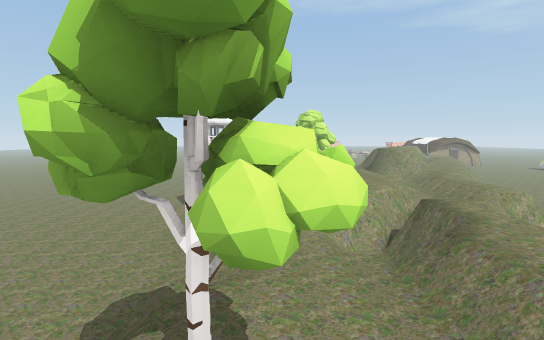
View 1 (above)

13 first-person views from a walk through a scene from a Unity 3-D project. The camera is 1.4 m above the floor, tilts 6° down and sees 85° across. The floor is counted in squares, 2 m on a side. Each view is taken from the middle of a square. On the plan, view 1 faces up. The plan holds only what a view shows up to about 10 squares ahead; the rest is blank. The place goes on beyond the plan.

View 2
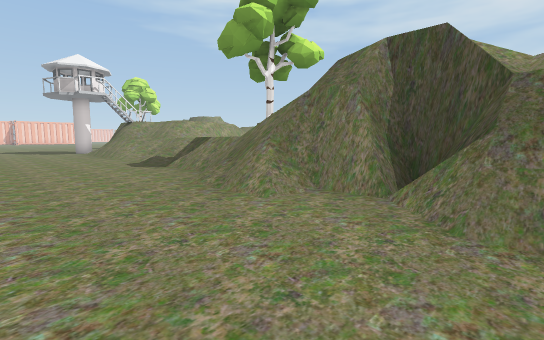

View 3
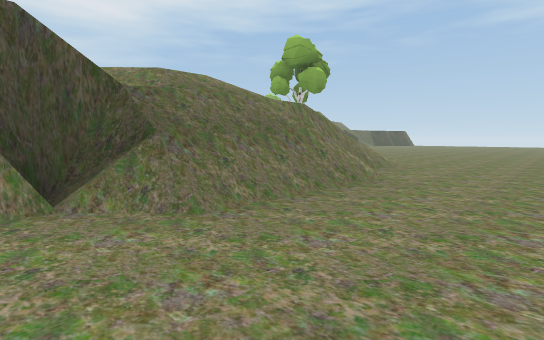

View 4
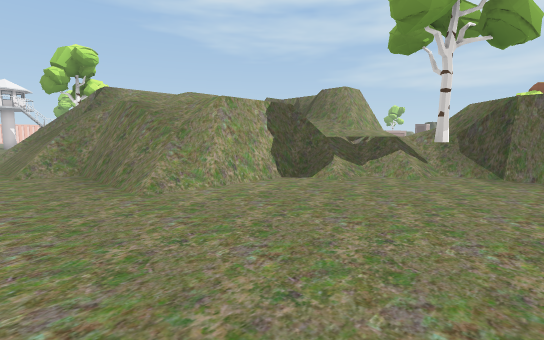

View 5
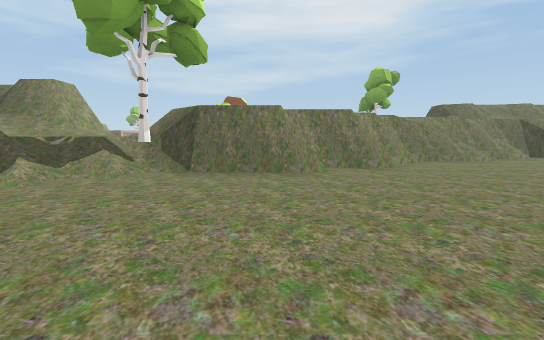

View 6
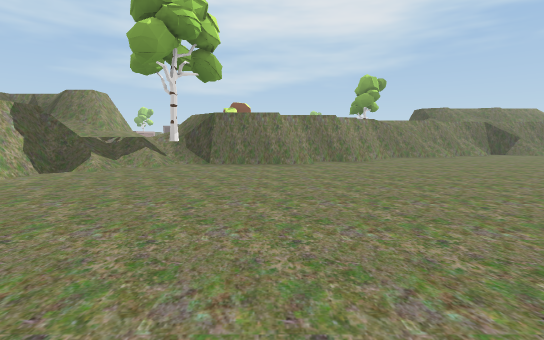

View 7
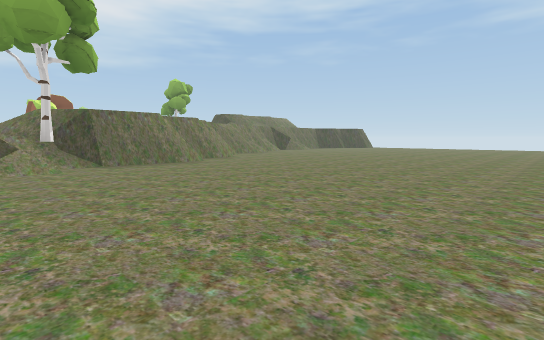

View 8
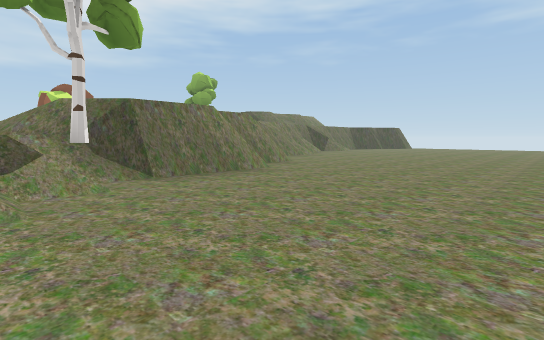

View 9
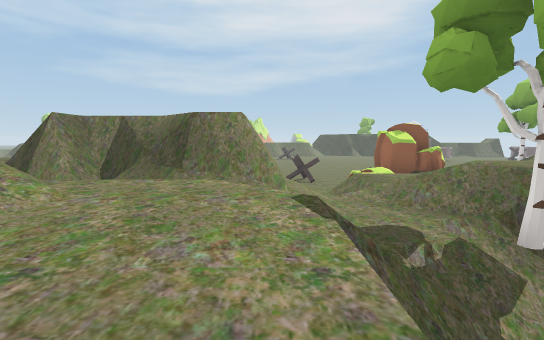

View 10
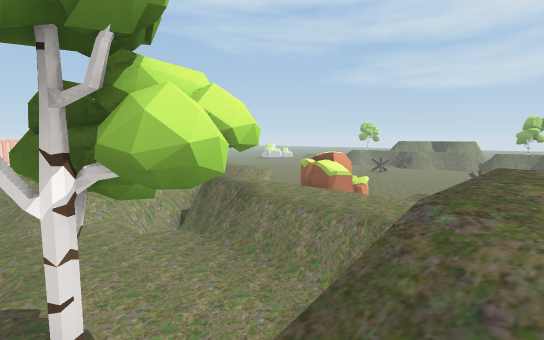

View 11
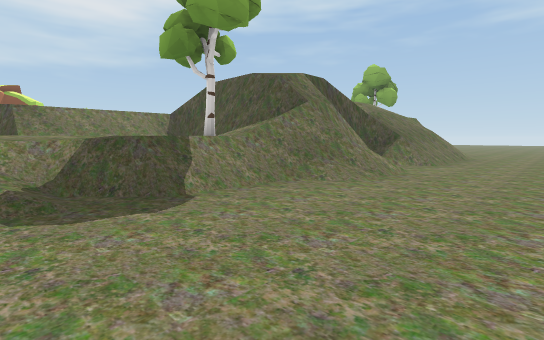

View 12
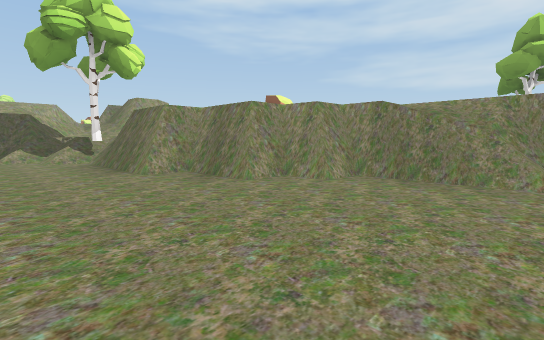

View 13
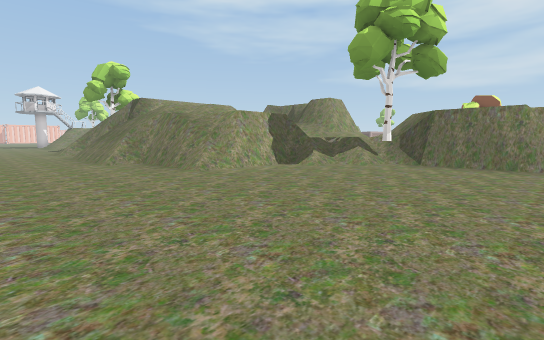

### Floor plan
Key: @ floor where view 1 was taken; # wall or solid block; x gap in a wall; . main floor; : floor 1.5 m higher than the main floor; + floor 2 m higher than the main floor; * floor 3 m higher than the main floor; % floor 4 m higher than the main floor; & floor 5 m higher than the main floor; / step, stairs or slope; = window, fence, low wall or low ledge; v drop or lower ground; T tree; O other object.
Columns run from 6 left of view 1 to 8 right of it. Each row starts with its distance up from view 1.
  8 ....//::/.#*
  7 ....//:://#*
  6 ....//:::=#*
  5 ....==:::/**
  4 ..../::::/**
  3 ..../::::/**
  2 ...//T::/=**
  1 .../ x=###
  0 .../#/@&&
 -1 ....#v
 -2 ...=vx=
 -3 ...////   /#
 -4 ...///%   /##
 -5 ...////%   /#
 -6 .../#//// /##
 -7 ....#/***//##
 -8 ....//**=//##
 -9 ..../#v#////#
-10 .......//::/=##
-11 ......../T=/+ O
-12 .........#*/
-13 .........#**
-14 .........#
-15 .........=#
-16 ..........#
-17 ..........##
-18 ...........##/
-19 ............#/
-20 ............/=
-21  .........../#

Where each view was taken, in squares from view 1:
view 1: 0 up, 0 right, facing up
view 2: 3 down, 6 left, facing up-right
view 3: 1 down, 6 left, facing down-right
view 4: 13 down, 4 left, facing up-right
view 5: 14 down, 4 left, facing right
view 6: 14 down, 6 left, facing right
view 7: 10 down, 6 left, facing down-right
view 8: 10 down, 3 left, facing down-right
view 9: 8 down, 1 left, facing right
view 10: 0 up, 1 left, facing up-right
view 11: 6 up, 6 left, facing down-right
view 12: 21 down, 0 right, facing up-right
view 13: 15 down, 6 left, facing up-right
